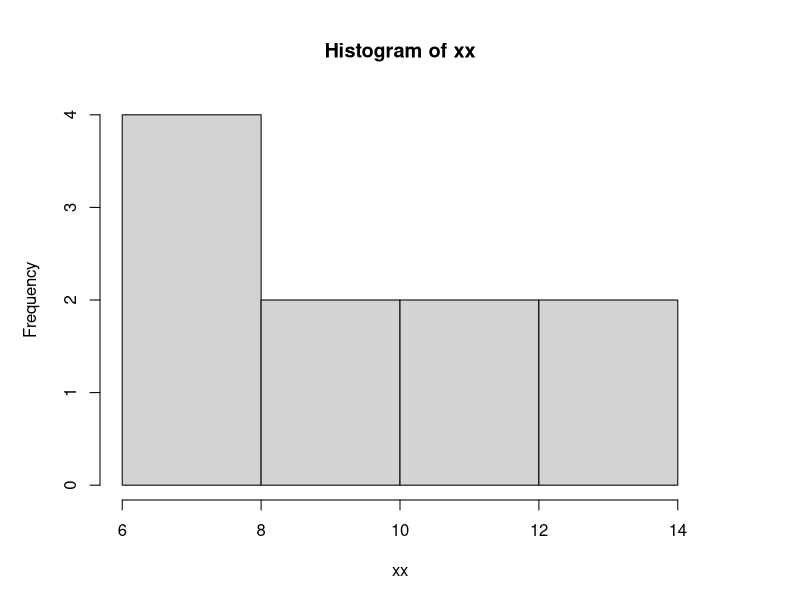
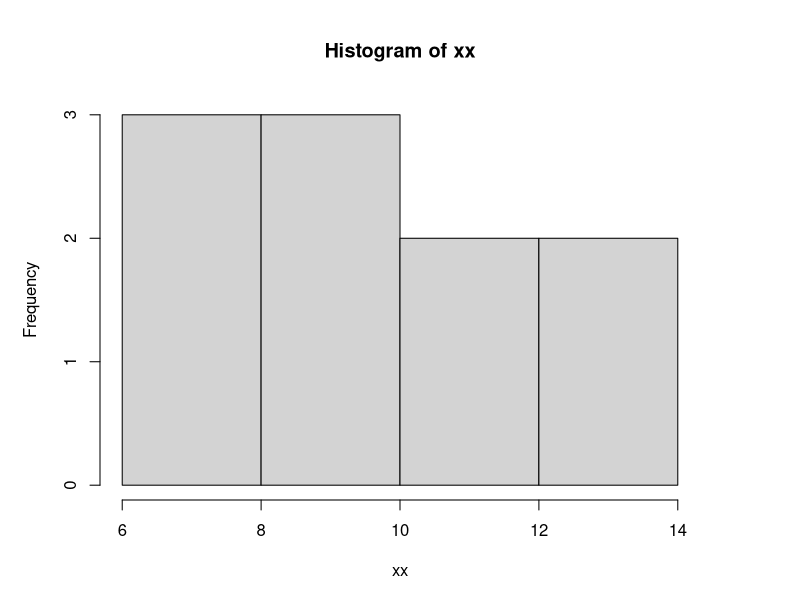
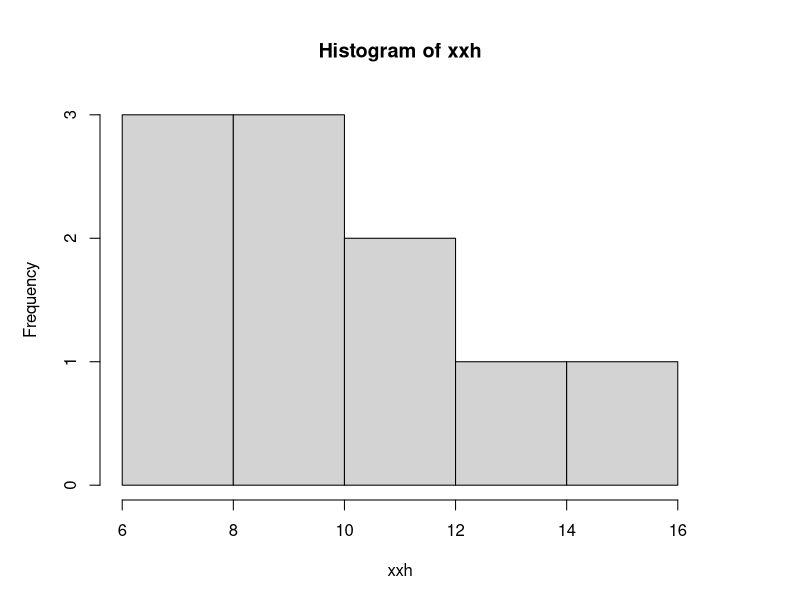
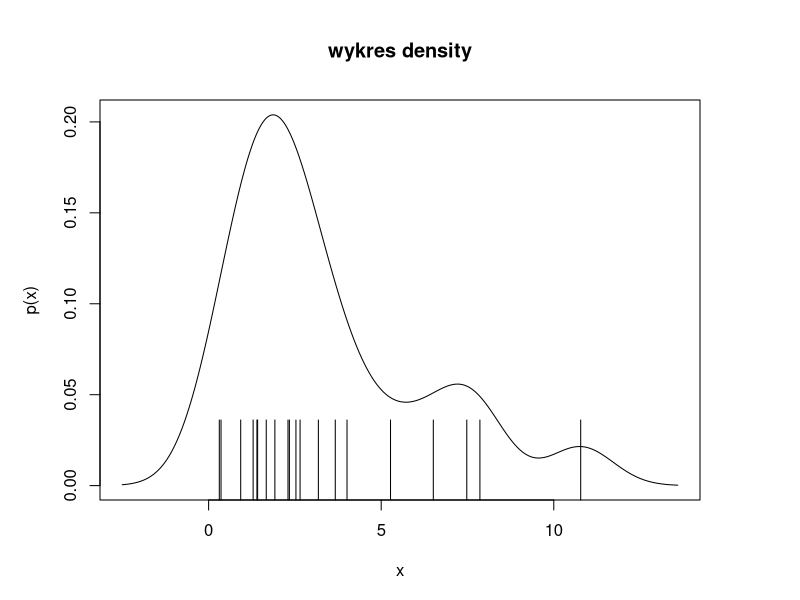
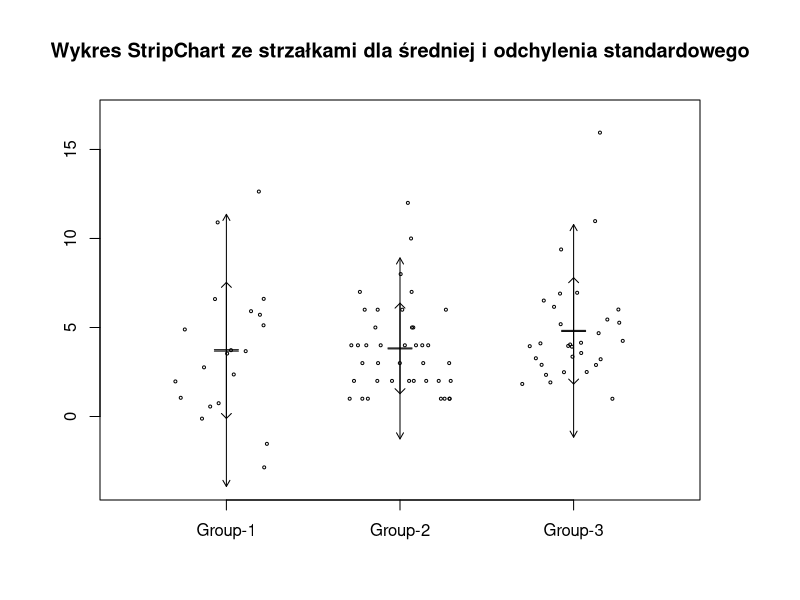
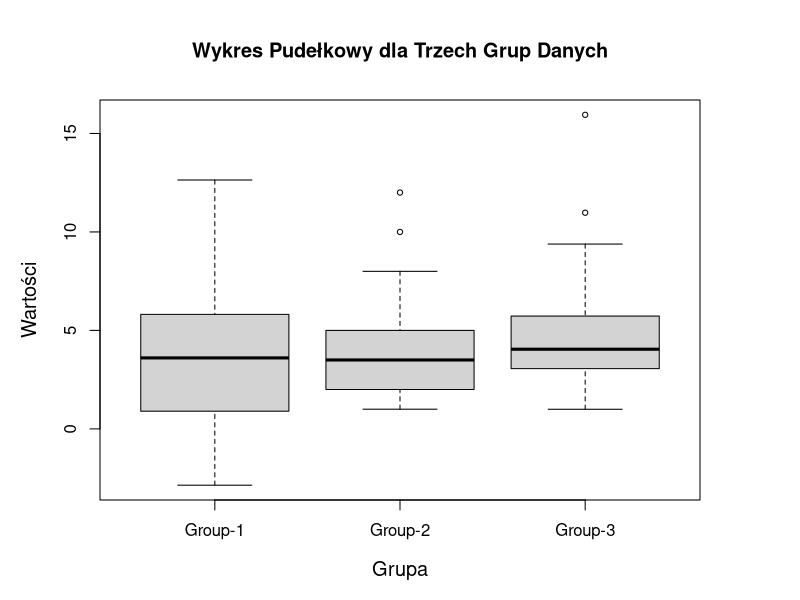
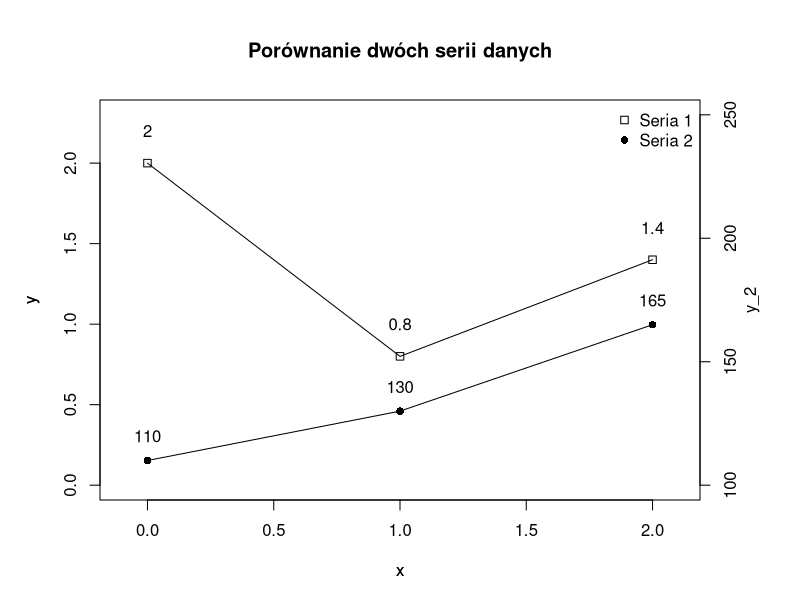
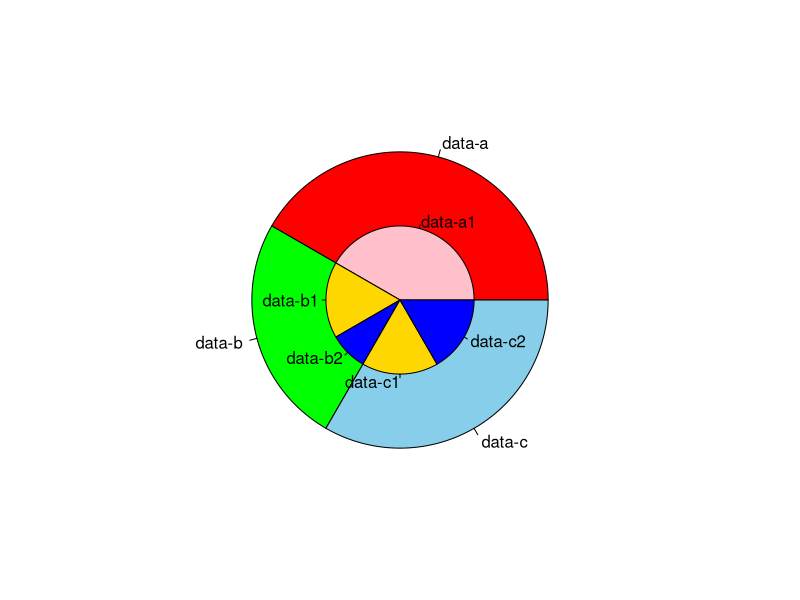

Source code (R) for these figures, in order:
## ---- chunk 1
#Zadanie 1
#Omówić różnice pomiędzy programami a i b  i c

# Program a

 par(mai = c(1, 1, 1, 1), omi = c(0, 0, 0, 0))
 xx <- c(9.20, 6.00, 6.00, 11.25, 11.00, 7.25, 9.7, 13.25, 14.00, 8.00)
 hist(xx, breaks = c(6, 8, 10, 12, 14))

# Program b
par(mai = c(1, 1, 1, 1), omi = c(0, 0, 0, 0))
xx <- c(9.20, 6.00, 6.00, 11.25, 11.00, 7.25, 9.7, 13.25, 14.00, 8.00)
hist(xx, breaks = c(6, 8, 10, 12, 14), right = F)

# Program c

par(mai = c(1, 1, 1, 1), omi = c(0, 0, 0, 0))
xx <- c(9.20, 6.00, 6.00, 11.25, 11.00, 7.25, 9.7, 13.25, 14.00, 8.00)
  br1 <-  c(6, 8, 10, 12, 14, 16)
  bw1 <- br1[2] - br1[1]
  xxh <- floor(xx/bw1) * bw1 + 0.1 * bw1
hist(xxh, breaks = br1, right = F) 

#Odpowiedz 1:
#program A ma przedziały określone przez 'breaks' gdzie ostatni przedział jest prawostronnie zamknięty
#program B również ma przedziały określone przez 'breaks' z tym, że przedział jest lewostronnie otwarty
#program C ma przedziały poisane przez br1 i bw1 a wartość xxh jest obliczana ze wzoru



 par(mai = c(1, 1, 1, 1), omi = c(0, 0, 0, 0))
 xx <- c(1.92, 4.01, 6.51, 1.40, 1.67, 5.27, 1.42, 0.36,
   3.18, 3.67, 7.48, 2.65, 7.86, 10.78, 2.30, 1.29, 0.31, 0.93,
   2.34, 2.53)

  d1 <- density(xx, bw = "Sj-ste")
  ex <- d1$x
  ey <- d1$y

  plot(ex, ey, type = "n", xlab = "x", ylab = "p(x)")
  lines(ex, ey)
  rug(xx, ticksize = 0.2, lwd = 1)

  title(main = "wykres density")
  
#Odpowiedź:
#kod generuje gęstość jądrową (kernel density plot) dla zestawu danych xx



#Zadanie 3

#Co prezentuje wykres generowany poni�szym kodem ? Om�wi� znaczenie strza�ek. 
#Doda� tytu� do wykresu.

# (1)
  par(mai = c(1, 1, 1, 1), omi = c(0, 0, 0, 0))
# (2)
  set.seed(591)
  xx1 <- rnorm(20, mean = 3, sd = 3.6)
  xx2 <- rpois(40, lambda = 3.5)
  xx3 <- rchisq(31, df = 5)
# (3)
  mean1 <- c(mean(xx1), mean(xx2), mean(xx3))
  sd1 <- c(sd(xx1), sd(xx2), sd(xx3))
  data1 <- list(xx1, xx2, xx3)
# (4)
  xmin1 <- min(xx1, xx2, xx3) - 1
  xmax1 <- max(xx1, xx2, xx3) + 1
# (5)
  stripchart(data1, method = "jitter", jit = 0.3, vert = T, 
   pch = 1, cex = 0.4, ylim = c(xmin1, xmax1),  
   group.names = c("Group-1", "Group-2", "Group-3"))
# (6)
  arrows(1:3, mean1 + sd1, 1:3, mean1 - sd1, angle = 45, 
   code = 3, length = 0.07)
  arrows(1:3, mean1 + 2 * sd1, 1:3, mean1 - 2 * sd1, 
   angle = 30, code = 3, length = 0.07)
  arrows(1:3, mean1 + 0.01 * sd1, 1:3, mean1 - 0.01 * sd1, 
   angle = 90, code = 3, length = 0.12)
  title(main = "Wykres StripChart ze strzałkami dla średniej i odchylenia standardowego")
  
#Odpowiedź:
#Wykres przedstawia rozmieszczenie punktów z trzech grup za pomocą "strip chart" i dodaje strzałki, które ilustrują średnie i odchylenia standardowe w każdej grupie. Tytuł wykresu informuje o jego treści.



#Zadanie 4
#Co prezentuje wykres generowany poni�szym kodem ?  
#Doda� tytu� i oznaczenia do wykresu tak aby by� on bardziej czytelny.

# (1)
  par(mai = c(1, 1, 1, 1), omi = c(0, 0, 0, 0))
# (2)
  set.seed(591)
  xx1 <- rnorm(20, mean = 3, sd = 3.6)
  xx2 <- rpois(40, lambda = 3.5)
  xx3 <- rchisq(31, df = 5, ncp = 0)
# (3)
  box1 <- boxplot(xx1, xx2, xx3, names = c("Group-1", "Group-2",
   "Group-3"), cex = 0.7)
# (4)
  print("box1$stats")
  print(box1$stats)
  title(main = "Wykres Pudełkowy dla Trzech Grup Danych",
      xlab = "Grupa",
      ylab = "Wartości",
      cex.lab = 1.2)

#Odpowiedź:
#Kod generuje wykres pudełkowy (boxplot) dla trzech grup danych i wyświetla wartości statystyczne dla każdej grupy takie jak: wartość najmniejsza i największa, mediana, wartość większą od 25% danych i większą od 75%


#Zadanie 5 
#Co prezentuje wykres generowany poni�szym kodem ?  
#Doda� tytu� i legend� do wykresu tak aby by� on bardziej czytelny.

# (1)
  par(mai = c(1, 1, 1, 1), omi = c(0, 0, 0, 0))
# (2)
  plot(c(-0.1, 2.1), c(0, 2.3), type = "n", xlab = "x", 
   ylab = "y")
  xx <- c(0, 1,2)
  yy <- c(2, 0.8, 1.4)
  lines(xx, yy)
  points(xx, yy, pch = 0)
# (3)
  text(xx, yy + 0.2, labels = as.character(yy))
# (4)
  par(new = T)
# (5)
  plot(c(-0.1, 2.1), c(100, 250), type = "n", xlab = "", 
   ylab = "", axes = F)
# (6)
  axis(4)
  mtext("y_2", side = 4, line = 2)
# (7)
  xx <- c(0, 1, 2)
  yy <- c(110, 130, 165)
  lines(xx, yy)
  points(xx, yy, pch = 16)
# (8)
  text(xx, yy + 10, labels = as.character(yy))
  title(main = "Porównanie dwóch serii danych",
      xlab = "x",
      ylab = "y")

  legend("topright", legend = c("Seria 1", "Seria 2"), pch = c(0, 16), col = "black", bty = "n")
  
#Odpowiedź:
#Kod generuje wykres przedstawiający dwie serie danych na jednym wykresie. 


#Zadanie 6 

#Przeanalizować poniższy program.  Opisać znaczenie poszczególnych sekcji.

# (1)
  par(mai = c(1, 1, 1, 1), omi = c(0, 0, 0, 0))
# (2)
  yy <- c(50,30,40)
# (3)
  name1 <- c("data-a", "data-b", "data-c")
# (4)
  pie(yy, labels = name1, col = c("red","green","skyblue"))
# (5)
  par(new = T)
# (6)
  par(mai=c(2, 2, 2, 2))
# (7)
  yy2 <- c(50, 20, 10, 20, 20)
# (8)
  name2 <- c("data-a1", "data-b1", "data-b2", "data-c1", 
   "data-c2")
# (9)
  pie(yy2, labels = name2, col = c("pink", "gold", "blue", 
   "gold", "blue"))

#(1)Ustawienia parametrów marginesów i odstępów marginesów.
#(2) Definicja danych dla pierwszego wykresu kołowego (yy).
#(3) Nazwy dla sektorów pierwszego wykresu (name1).
#(4) Utworzenie pierwszego wykresu kołowego (pie) z wykorzystaniem danych yy i etykiet name1. Kolory sektorów są określone przez wektor kolorów.
#(5) Ustawienie parametru new = TRUE w celu utworzenia nowego wykresu na tym samym obszarze.
#(6) Zmiana parametrów marginesów dla drugiego wykresu.
#(7) Definicja danych dla drugiego wykresu kołowego (yy2).
#(8) Nazwy dla sektorów drugiego wykresu (name2).
#(9) Utworzenie drugiego wykresu kołowego (pie) z wykorzystaniem danych yy2 i etykiet name2. Kolory sektorów są określone przez wektor kolorów.


